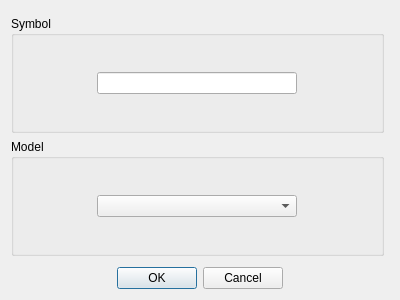
<?xml version="1.0" encoding="UTF-8"?>
<ui version="4.0">
 <class>AddSymbolDialog</class>
 <widget class="QDialog" name="AddSymbolDialog">
  <property name="geometry">
   <rect>
    <x>0</x>
    <y>0</y>
    <width>400</width>
    <height>300</height>
   </rect>
  </property>
  <property name="windowTitle">
   <string>Add New Ticker</string>
  </property>
  <layout class="QVBoxLayout" name="verticalLayout">
   <item>
    <layout class="QHBoxLayout" name="horizontalLayout">
     <property name="topMargin">
      <number>5</number>
     </property>
     <property name="rightMargin">
      <number>5</number>
     </property>
     <property name="bottomMargin">
      <number>5</number>
     </property>
     <item>
      <layout class="QVBoxLayout" name="verticalLayout_3">
       <item>
        <widget class="QGroupBox" name="groupBox">
         <property name="title">
          <string>Symbol</string>
         </property>
         <layout class="QHBoxLayout" name="horizontalLayout_2">
          <item>
           <widget class="QLineEdit" name="symbolLineEdit">
            <property name="maximumSize">
             <size>
              <width>200</width>
              <height>16777215</height>
             </size>
            </property>
           </widget>
          </item>
         </layout>
        </widget>
       </item>
       <item>
        <widget class="QGroupBox" name="groupBox_2">
         <property name="title">
          <string>Model</string>
         </property>
         <layout class="QHBoxLayout" name="horizontalLayout_3">
          <item>
           <widget class="QComboBox" name="modelComboBox">
            <property name="maximumSize">
             <size>
              <width>200</width>
              <height>16777215</height>
             </size>
            </property>
            <property name="currentText">
             <string/>
            </property>
           </widget>
          </item>
         </layout>
        </widget>
       </item>
      </layout>
     </item>
    </layout>
   </item>
   <item>
    <widget class="QDialogButtonBox" name="buttonBox">
     <property name="orientation">
      <enum>Qt::Orientation::Horizontal</enum>
     </property>
     <property name="standardButtons">
      <set>QDialogButtonBox::StandardButton::Cancel|QDialogButtonBox::StandardButton::Ok</set>
     </property>
     <property name="centerButtons">
      <bool>true</bool>
     </property>
    </widget>
   </item>
  </layout>
 </widget>
 <resources/>
 <connections>
  <connection>
   <sender>buttonBox</sender>
   <signal>accepted()</signal>
   <receiver>AddSymbolDialog</receiver>
   <slot>accept()</slot>
   <hints>
    <hint type="sourcelabel">
     <x>227</x>
     <y>281</y>
    </hint>
    <hint type="destinationlabel">
     <x>157</x>
     <y>274</y>
    </hint>
   </hints>
  </connection>
  <connection>
   <sender>buttonBox</sender>
   <signal>rejected()</signal>
   <receiver>AddSymbolDialog</receiver>
   <slot>reject()</slot>
   <hints>
    <hint type="sourcelabel">
     <x>295</x>
     <y>287</y>
    </hint>
    <hint type="destinationlabel">
     <x>286</x>
     <y>274</y>
    </hint>
   </hints>
  </connection>
 </connections>
</ui>
